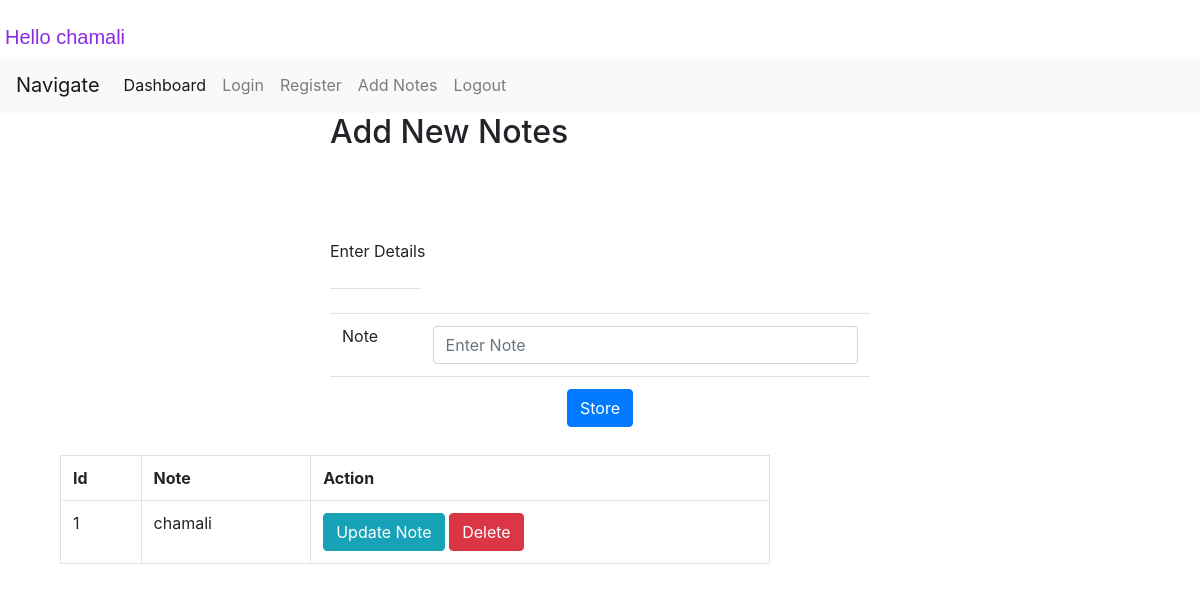
/OnlineFileStore/commentadd.php (signed in), run on the app's committed database.
### tables this page shows
CREATE TABLE `users` (
  `uid` int(11) NOT NULL,
  `uname` varchar(30) DEFAULT NULL,
  `upass` varchar(50) DEFAULT NULL,
  `fullname` varchar(100) DEFAULT NULL,
  `uemail` varchar(70) DEFAULT NULL
);

CREATE TABLE `comments` (
  `id` int(11) NOT NULL,
  `note` varchar(255) NOT NULL,
  `uid` int(11) NOT NULL
);

### OnlineFileStore/comment.php (called while the page is built, shortened)
<?php
include_once 'class.user.php';
include 'db.php';
class DataOperation extends Database
{
    public function fetch_record($table)
    {
        global $uid;
        $sql= "SELECT * FROM $table where uid = $uid";
        $array =array();
        $query = mysqli_query($this->con, $sql);
        while ($row= mysqli_fetch_assoc($query))
        {
            $array[] = $row;
        }
        return $array;
    }
}
$obj = new DataOperation;

### OnlineFileStore/db.php (called while the page is built, shortened)
<?php
class Database
{
    public function __construct() {
        $this->con = mysqli_connect("localhost","root","","filemanagement");
    }
}

### OnlineFileStore/commentadd.php (the view, shortened to what this page needs)
<?php
include 'comment.php';
include_once 'class.user.php';
$user = new User(); $uid = $_SESSION['uid'];
?>
<div><h1 style="font-family: sans-serif;font-size:20px;padding-top: 25px;padding-left: 5px;color: blueviolet"> Hello <?php $user->get_fullname($uid); ?></h1></div>
<nav class="navbar navbar-expand-lg navbar-light bg-light" style="padding:-580px">
    <a class="navbar-brand" href="commentadd.php">Navigate</a>
  <div class="collapse navbar-collapse" id="navbarNav" style="float: right">
    <ul class="navbar-nav">
      <li class="nav-item active">
          <a class="nav-link" href="home.php">Dashboard <span class="sr-only">(current)</span></a>
      </li>
      <li class="nav-item" style="float:right" >
          <a class="nav-link" href="login.php.php" >Login </a>
      </li>
      <li class="nav-item" style="float:right" >
          <a class="nav-link" href="registration.php" >Register</a>
      </li>
      <li class="nav-item">
        <a class="nav-link" href="commentadd.php">Add Notes</a>
      </li>
      <li class="nav-item">
        <a class="nav-link" href="home.php?q=logout">Logout</a>
      </li>
    </ul>
  </div>
</nav>
<!DOCTYPE html>
<html>
<head>
                 <link rel="stylesheet" href="https://stackpath.bootstrapcdn.com/bootstrap/4.4.1/css/bootstrap.min.css">
</head>
<body>
    <div  class="container">
       <div class="">
           <h2 style="padding-left: 285px">Add New Notes  </h2>
       </div>
     </div>
    <div class="container" style="padding-top:65px">
        <div class="row">
            <div class="col-md-3"></div>
            <div class="col-md-6">
                <div class="panel panel-primary">
                    <div class="panel-heading" style="padding-top: 15px">Enter Details</div>
                    <div class="panel-body"style="padding-top: 25px">
                        <?php
                          if(isset($_GET["update"])){
                              $id = $_GET["id"] ?? null;
                              $where = array(
                                  "id" =>$id,
                                      );
                            $row = $obj->select_record("comments",$where);
                            ?>
                        <form method="post" action="comment.php">
                            <table class="table table-hover">
                                <tr>
                                    <td><input type="hidden" class="form-control" name="id" value="<?php echo $id; ?>" ></td>
                                </tr>
                                <tr>
                                    <td>Note</td>
                                    <td><input type="text" class="form-control" value="<?php echo $row["note"]; ?>" name="name" placeholder="Eneter update "></td>
                                </tr>
                                <tr>
                                    <td colspan="2" align="center"><input type="submit" class="btn btn-primary" name="edit" value="Update" ></td>
                                </tr>
                            </table>
                        </form>
                        <?php
                          }else{
                              ?>
                        <form method="post" action="comment.php">
                            <table class="table table-hover">
                                 <tr>
                                     <td><input type="text" class="form-control" name="uid" placeholder="<?php echo $uid; ?>" value="<?php echo $uid; ?>" hidden=""></td>
                                </tr>
                                <tr>
                                    <td>Note</td>
                                    <td><input type="text" class="form-control" name="name" placeholder="Enter Note "></td>
                                </tr>
                                <tr>
                                    <td colspan="2" align="center"><input type="submit" class="btn btn-primary" name="submit" value="Store" ></td>
                                </tr>
                            </table>
                        </form>
                             <?php
                          }
                        ?>
                    </div>
                </div>
            </div>
       </div>
    </div>
    <div class="container">
           <div class="col-md-8">
               <table class="table table-bordered">
                   <tr>
                       <th>Id</th>
                       <th>Note</th>
                       <th>Action</th>
                   </tr>
                   <?php
                     $myrow=$obj->fetch_record("comments");
                     foreach ($myrow as $row)
                     {
                         ?>
                          <tr>
                            <td><?php echo $row["id"]; ?></td>
                            <td><?php echo $row["note"]; ?></td>
                            <td><a href="commentadd.php?update=1&id=<?php echo $row["id"]; ?>" class="btn btn-info">Update Note</a>
                            <a href="comment.php?delete=1&id=<?php echo $row["id"]; ?>"class="btn btn-danger">Delete</a></td>
                          </tr>
                         <?php
                     }
                   ?>
               </table>
           </div>
       </div>
</body>
</html>

### OnlineFileStore/class.user.php (shortened to what this page needs)
<?php
	class User{
		public $db;
		public function __construct(){
			$this->db = new mysqli(DB_SERVER, DB_USERNAME, DB_PASSWORD, DB_DATABASE);
		}
    	public function get_fullname($uid){
    		$sql3="SELECT fullname FROM users WHERE uid = $uid";
	        $result = mysqli_query($this->db,$sql3);
	        $user_data = mysqli_fetch_array($result);
	        echo $user_data['fullname'];
    	}
	}

### OnlineFileStore/commentadd.php (style rules this page uses)
body { font-family:Arial, Helvetica, sans-serif; }
h1 { font-family:'Georgia', Times New Roman, Times, serif; }

### data on the page
users: fullname "chamali"
comments: id "1", note "chamali"
